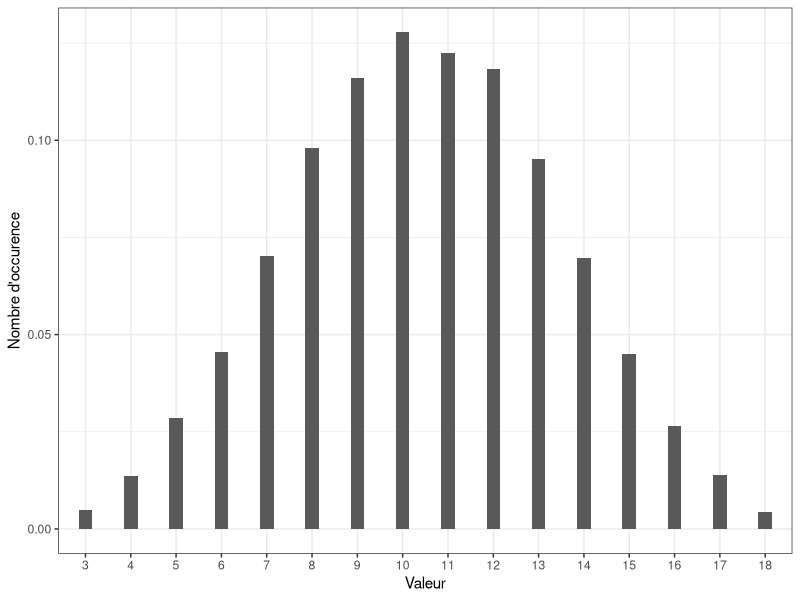
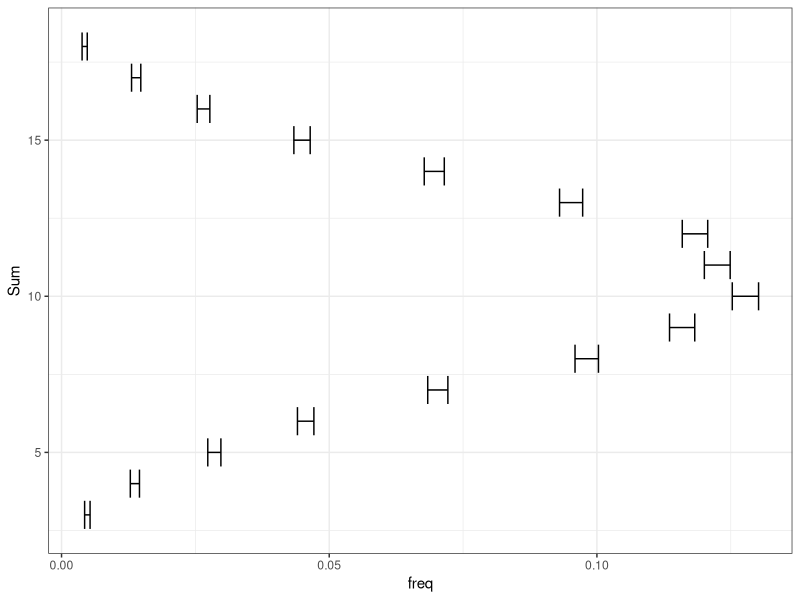

The R script that drew these images, in order:
## ---- chunk 1
knitr::opts_chunk$set(echo = TRUE)
library(readr);
library(magrittr);
library(ggplot2);
library(dplyr);
## ---- chunk 2
dice <- function(faces = 6, n = 100){
  sample(x = seq(from = 1, to = faces, by = 1),size=n,replace=TRUE);
}
## ---- chunk 3
dice(6,600);

## ---- chunk 4
experiment <- function (faces = 6, n = 100){
  dice1<-dice(faces,n);
  dice2<-dice(faces,n);
  dice3<-dice(faces,n);
  data.frame(Dice1=dice1,
             Dice2=dice2,
             Dice3=dice3)
}
## ---- chunk 5
N=50000
rolls <- experiment(6,N);
result <- rolls %>% mutate(Sum = Dice1+Dice2+Dice3);
final <- result %>% group_by(Sum) %>% summarize(nbocc=n());
final
## ---- chunk 6
ggplot(data=result,aes(x=as.factor(Sum)))+
geom_bar(aes(y= (..count..)/sum(..count..)), width =.3)+
xlab("Valeur") +
ylab("Nombre d'occurence")+
theme_bw();
## ---- chunk 7
Echant = final %>% mutate(freq = nbocc/N) %>% mutate(var= freq*(1-freq)) %>% mutate(error = (qnorm(0.95)*sqrt(var))/sqrt(N));
Echant
## ---- chunk 8
ggplot(data=Echant, aes(x=freq, y=Sum,xmin = freq-error, xmax= freq+error))+
  geom_errorbarh()+
  theme_bw()
## ---- chunk 9

## ---- chunk 10

